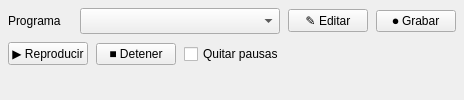
                              <widget class="QWidget" name="PESTANA_PROGRAMA">
                                <property name="rol" stdset="0">
                                  <string>pagina</string>
                                </property>
                                <layout class="QVBoxLayout" name="lay_programa">
                                  <property name="leftMargin">
                                    <number>8</number>
                                  </property>
                                  <property name="topMargin">
                                    <number>8</number>
                                  </property>
                                  <property name="rightMargin">
                                    <number>8</number>
                                  </property>
                                  <property name="bottomMargin">
                                    <number>8</number>
                                  </property>
                                  <property name="spacing">
                                    <number>8</number>
                                  </property>
                                  <item>
                                    <layout class="QHBoxLayout" name="lay_programa_selector">
                                      <property name="leftMargin">
                                        <number>0</number>
                                      </property>
                                      <property name="topMargin">
                                        <number>0</number>
                                      </property>
                                      <property name="rightMargin">
                                        <number>0</number>
                                      </property>
                                      <property name="bottomMargin">
                                        <number>0</number>
                                      </property>
                                      <property name="spacing">
                                        <number>8</number>
                                      </property>
                                      <item>
                                        <widget class="QLabel" name="ETIQUETA_PROGRAMA">
                                          <property name="minimumSize">
                                            <size>
                                              <width>64</width>
                                              <height>24</height>
                                            </size>
                                          </property>
                                          <property name="text">
                                            <string>Programa</string>
                                          </property>
                                          <property name="rol" stdset="0">
                                            <string>etiqueta</string>
                                          </property>
                                        </widget>
                                      </item>
                                      <item>
                                        <widget class="QComboBox" name="SELECTOR_PROGRAMA">
                                          <property name="sizePolicy">
                                            <sizepolicy hsizetype="Expanding" vsizetype="Fixed">
                                              <horstretch>0</horstretch>
                                              <verstretch>0</verstretch>
                                            </sizepolicy>
                                          </property>
                                          <property name="minimumSize">
                                            <size>
                                              <width>200</width>
                                              <height>26</height>
                                            </size>
                                          </property>
                                        </widget>
                                      </item>
                                      <item>
                                        <widget class="QPushButton" name="BTN_EDITAR_PUNTOS">
                                          <property name="text">
                                            <string>✎ Editar</string>
                                          </property>
                                          <property name="toolTip">
                                            <string>Abre el editor de puntos del programa elegido</string>
                                          </property>
                                        </widget>
                                      </item>
                                      <item>
                                        <widget class="QPushButton" name="BTN_GRABAR">
                                          <property name="text">
                                            <string>⏺ Grabar</string>
                                          </property>
                                          <property name="toolTip">
                                            <string>Graba lo que se mueva con los sliders; al detener, pide un nombre</string>
                                          </property>
                                        </widget>
                                      </item>
                                    </layout>
                                  </item>
                                  <item>
                                    <layout class="QHBoxLayout" name="lay_programa_botones">
                                      <property name="leftMargin">
                                        <number>0</number>
                                      </property>
                                      <property name="topMargin">
                                        <number>0</number>
                                      </property>
                                      <property name="rightMargin">
                                        <number>0</number>
                                      </property>
                                      <property name="bottomMargin">
                                        <number>0</number>
                                      </property>
                                      <property name="spacing">
                                        <number>8</number>
                                      </property>
                                      <item>
                                        <widget class="QPushButton" name="BTN_REPRODUCIR">
                                          <property name="text">
                                            <string>▶ Reproducir</string>
                                          </property>
                                        </widget>
                                      </item>
                                      <item>
                                        <widget class="QPushButton" name="BTN_DETENER">
                                          <property name="text">
                                            <string>■ Detener</string>
                                          </property>
                                        </widget>
                                      </item>
                                      <item>
                                        <widget class="QCheckBox" name="CHK_QUITAR_PAUSAS">
                                          <property name="text">
                                            <string>Quitar pausas</string>
                                          </property>
                                          <property name="toolTip">
                                            <string>Solo en grabaciones: no esperar donde el robot se quedó quieto</string>
                                          </property>
                                        </widget>
                                      </item>
                                      <item>
                                        <widget class="QLabel" name="INFO_PROGRAMA">
                                          <property name="minimumSize">
                                            <size>
                                              <width>0</width>
                                              <height>24</height>
                                            </size>
                                          </property>
                                          <property name="text">
                                            <string></string>
                                          </property>
                                          <property name="rol" stdset="0">
                                            <string>nota</string>
                                          </property>
                                        </widget>
                                      </item>
                                      <item>
                                        <spacer name="resorte_programa">
                                          <property name="orientation">
                                            <enum>Qt::Horizontal</enum>
                                          </property>
                                          <property name="sizeHint">
                                            <size>
                                              <width>8</width>
                                              <height>8</height>
                                            </size>
                                          </property>
                                        </spacer>
                                      </item>
                                    </layout>
                                  </item>
                                  <item>
                                    <spacer name="resorte_programa_abajo">
                                      <property name="orientation">
                                        <enum>Qt::Vertical</enum>
                                      </property>
                                      <property name="sizeHint">
                                        <size>
                                          <width>8</width>
                                          <height>8</height>
                                        </size>
                                      </property>
                                    </spacer>
                                  </item>
                                </layout>
                                <attribute name="title">
                                  <string>Programa</string>
                                </attribute>
                              </widget>
